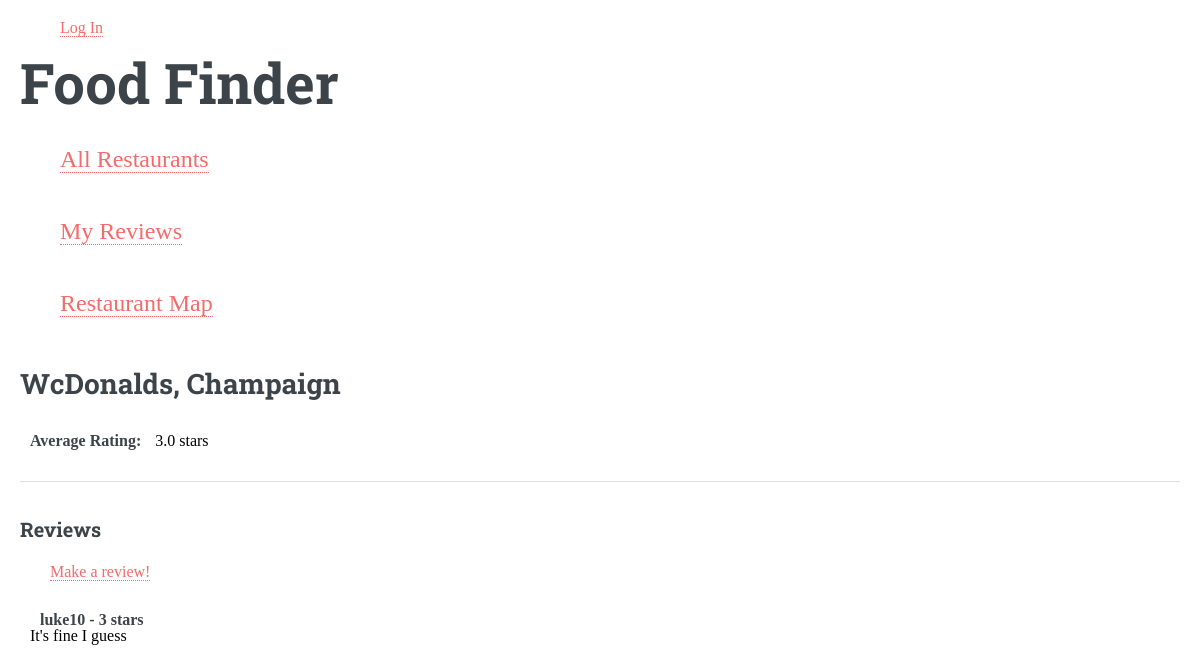
/restaurant/4/, run on the app's committed database.
### foodfinder/models.py (models this page shows, shortened)
class Restaurant(models.Model):
    restaurant_id = models.AutoField(primary_key=True)
    restaurant_name = models.CharField(max_length=30)
    restaurant_location = models.CharField(max_length=30)
    restaurant_latitude = models.FloatField()
    restaurant_longitude = models.FloatField()
    restaurant_price = models.IntegerField()
    avg_rating = models.FloatField()
    def __str__(self):
        base = f"{self.restaurant_name}, {self.restaurant_location}"
        return f"{base}"

class Review(models.Model):
    review_id = models.AutoField(primary_key=True)
    rating = models.IntegerField()
    content = models.TextField()
    user = models.ForeignKey(settings.AUTH_USER_MODEL, on_delete=models.CASCADE, related_name='review_user_name')
    restaurant = models.ForeignKey(Restaurant, on_delete=models.CASCADE, related_name='review_restaurant_name')

### foodfinder/views.py (the view)
# urls.py: path('restaurant/<int:primary_key>/', RestaurantDetailView.as_view(), name='restaurant-detail-url'),
class RestaurantDetailView(DetailView):
    def get(self, request, primary_key):
        restaurant = get_object_or_404(Restaurant, pk=primary_key)
        reviews = restaurant.review_restaurant_name.all()
        return render(
            request,
            'food/restaurant_detail.html',
            {
                'single_restaurant_var_for_looping': restaurant,
                'reviews_var_for_looping': reviews,
            },
        )

### foodfinder/templates/food/restaurant_detail.html (shortened to what this page needs)
{% extends "food/base.html" %}
{% block content %}
    <h2>{{ single_restaurant_var_for_looping }}</h2>
    <p><strong>Average Rating:</strong> {{ single_restaurant_var_for_looping.avg_rating }} stars</p>
    <hr>
    <h3>Reviews</h3>
     <div class="container">
        <ul class="navbar-nav">
            <p class="nav-item"><a class="nav-link" href="{% url 'add-review-url' %}">Make a review!</a></p>
        </ul>
    </div>
    <ul>
        {% for r in reviews_var_for_looping %}
            <b>{{ r.user }} - {{ r.rating }} stars </b>
            <p>{{ r.content }}</p>
        {% empty %}
            <li><em>No reviews</em></li>
        {% endfor %}
    </ul>
{% endblock %}

### static/css/main.css (style rules this page uses)
html, body, div, span, applet, object, iframe, h1, h2, h3, h4, h5, h6, p, blockquote, pre, a, abbr, acronym, address, big, cite, code, del, dfn, em, img, ins, kbd, q, s, samp, small, strike, strong, sub, sup, tt, var, b, u, i, center, dl, dt, dd, ol, ul, li, fieldset, form, label, legend, table, caption, tbody, tfoot, thead, tr, th, td, article, aside, canvas, details, embed, figure, figcaption, footer, header, hgroup, menu, nav, output, ruby, section, summary, time, mark, audio, video { margin: 10px; padding: 0; border: 0px; font-size: 100%; font: inherit; vertical-align: baseline; }
body { line-height: 1; }
ol, ul { list-style: none; }
body { -webkit-text-size-adjust: none; }

### data on the page
Restaurant: restaurant_name+restaurant_location "WcDonalds, Champaign", avg_rating "3.0"
Review: user "luke10", rating "3", content "It's fine I guess"
